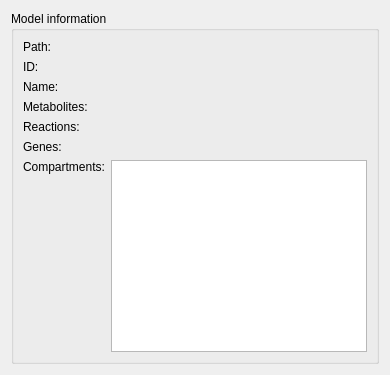
<?xml version="1.0" encoding="UTF-8"?>
<ui version="4.0">
 <class>modelDisaplayWidget</class>
 <widget class="QWidget" name="modelDisaplayWidget">
  <property name="geometry">
   <rect>
    <x>0</x>
    <y>0</y>
    <width>374</width>
    <height>357</height>
   </rect>
  </property>
  <property name="sizePolicy">
   <sizepolicy hsizetype="Minimum" vsizetype="Minimum">
    <horstretch>0</horstretch>
    <verstretch>0</verstretch>
   </sizepolicy>
  </property>
  <property name="windowTitle">
   <string>Form</string>
  </property>
  <layout class="QGridLayout" name="gridLayout_2">
   <item row="0" column="0">
    <widget class="QGroupBox" name="informationBox">
     <property name="sizePolicy">
      <sizepolicy hsizetype="Minimum" vsizetype="Minimum">
       <horstretch>0</horstretch>
       <verstretch>0</verstretch>
      </sizepolicy>
     </property>
     <property name="title">
      <string>Model information</string>
     </property>
     <layout class="QGridLayout" name="gridLayout">
      <item row="5" column="0">
       <widget class="QLabel" name="label_number_genes_description">
        <property name="text">
         <string>Genes:</string>
        </property>
       </widget>
      </item>
      <item row="4" column="1">
       <widget class="QLabel" name="label_number_reactions">
        <property name="text">
         <string/>
        </property>
       </widget>
      </item>
      <item row="0" column="1">
       <widget class="QLabel" name="label_model_path">
        <property name="text">
         <string/>
        </property>
       </widget>
      </item>
      <item row="3" column="1">
       <widget class="QLabel" name="label_number_metabolites">
        <property name="text">
         <string/>
        </property>
       </widget>
      </item>
      <item row="4" column="0">
       <widget class="QLabel" name="label_number_reaction_description">
        <property name="text">
         <string>Reactions:</string>
        </property>
       </widget>
      </item>
      <item row="3" column="0">
       <widget class="QLabel" name="label_number_metabolites_description">
        <property name="text">
         <string>Metabolites:</string>
        </property>
       </widget>
      </item>
      <item row="0" column="0">
       <widget class="QLabel" name="label_model_path_description">
        <property name="text">
         <string>Path:</string>
        </property>
       </widget>
      </item>
      <item row="1" column="1">
       <widget class="QLabel" name="label_model_id">
        <property name="text">
         <string/>
        </property>
       </widget>
      </item>
      <item row="1" column="0">
       <widget class="QLabel" name="label_model_id_description">
        <property name="text">
         <string>ID:</string>
        </property>
       </widget>
      </item>
      <item row="5" column="1">
       <widget class="QLabel" name="label_number_genes">
        <property name="text">
         <string/>
        </property>
       </widget>
      </item>
      <item row="6" column="0">
       <widget class="QLabel" name="label_compartment_description">
        <property name="text">
         <string>Compartments:</string>
        </property>
        <property name="alignment">
         <set>Qt::AlignLeading|Qt::AlignLeft|Qt::AlignTop</set>
        </property>
       </widget>
      </item>
      <item row="6" column="1">
       <widget class="QTableView" name="tableView">
        <property name="sizePolicy">
         <sizepolicy hsizetype="Minimum" vsizetype="Minimum">
          <horstretch>0</horstretch>
          <verstretch>0</verstretch>
         </sizepolicy>
        </property>
        <property name="minimumSize">
         <size>
          <width>40</width>
          <height>40</height>
         </size>
        </property>
        <property name="verticalScrollBarPolicy">
         <enum>Qt::ScrollBarAsNeeded</enum>
        </property>
        <property name="horizontalScrollBarPolicy">
         <enum>Qt::ScrollBarAlwaysOff</enum>
        </property>
        <property name="editTriggers">
         <set>QAbstractItemView::NoEditTriggers</set>
        </property>
        <property name="selectionMode">
         <enum>QAbstractItemView::NoSelection</enum>
        </property>
        <attribute name="horizontalHeaderDefaultSectionSize">
         <number>60</number>
        </attribute>
        <attribute name="horizontalHeaderHighlightSections">
         <bool>false</bool>
        </attribute>
        <attribute name="horizontalHeaderMinimumSectionSize">
         <number>60</number>
        </attribute>
        <attribute name="horizontalHeaderStretchLastSection">
         <bool>true</bool>
        </attribute>
        <attribute name="verticalHeaderVisible">
         <bool>false</bool>
        </attribute>
        <attribute name="verticalHeaderDefaultSectionSize">
         <number>25</number>
        </attribute>
        <attribute name="verticalHeaderMinimumSectionSize">
         <number>25</number>
        </attribute>
       </widget>
      </item>
      <item row="2" column="0">
       <widget class="QLabel" name="label_model_name_description">
        <property name="text">
         <string>Name:</string>
        </property>
       </widget>
      </item>
      <item row="2" column="1">
       <widget class="QLabel" name="label_model_name">
        <property name="text">
         <string/>
        </property>
       </widget>
      </item>
     </layout>
    </widget>
   </item>
  </layout>
 </widget>
 <resources/>
 <connections/>
</ui>
